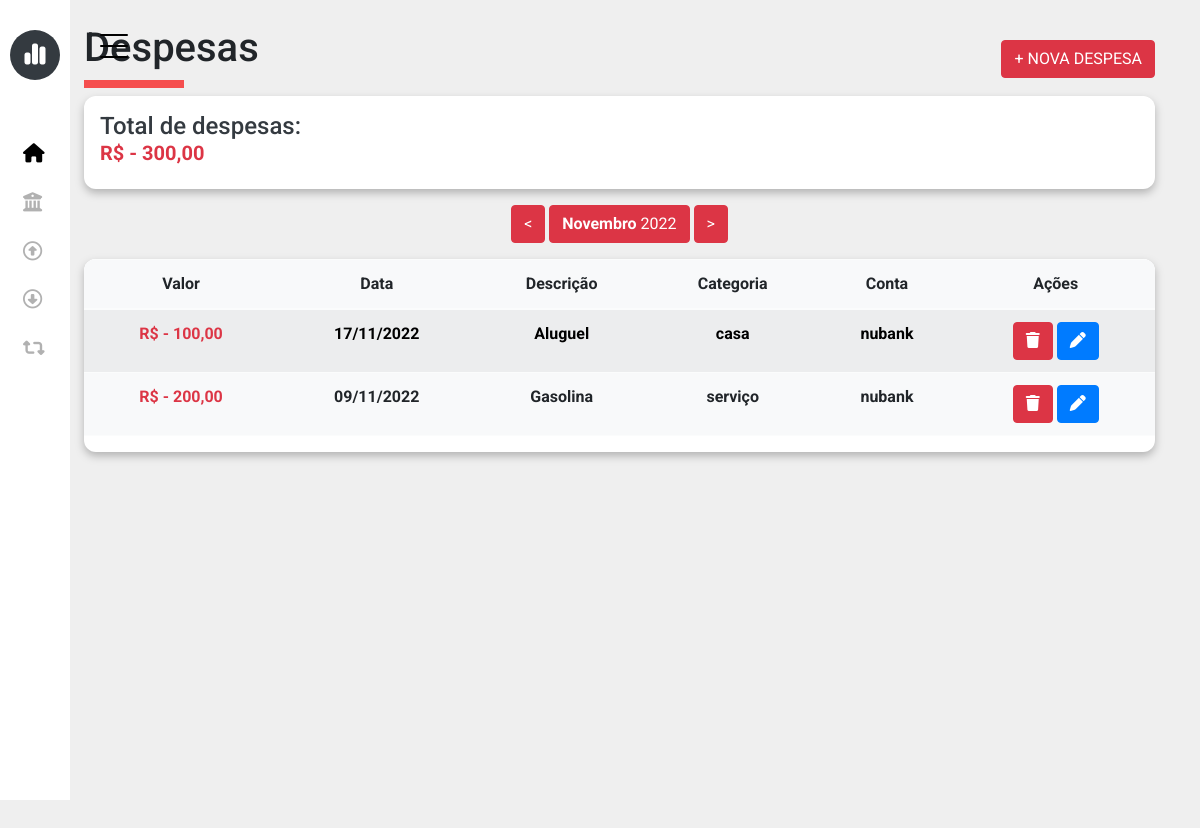
Page /project/frontend/registration/expense.php on the earlier database version.
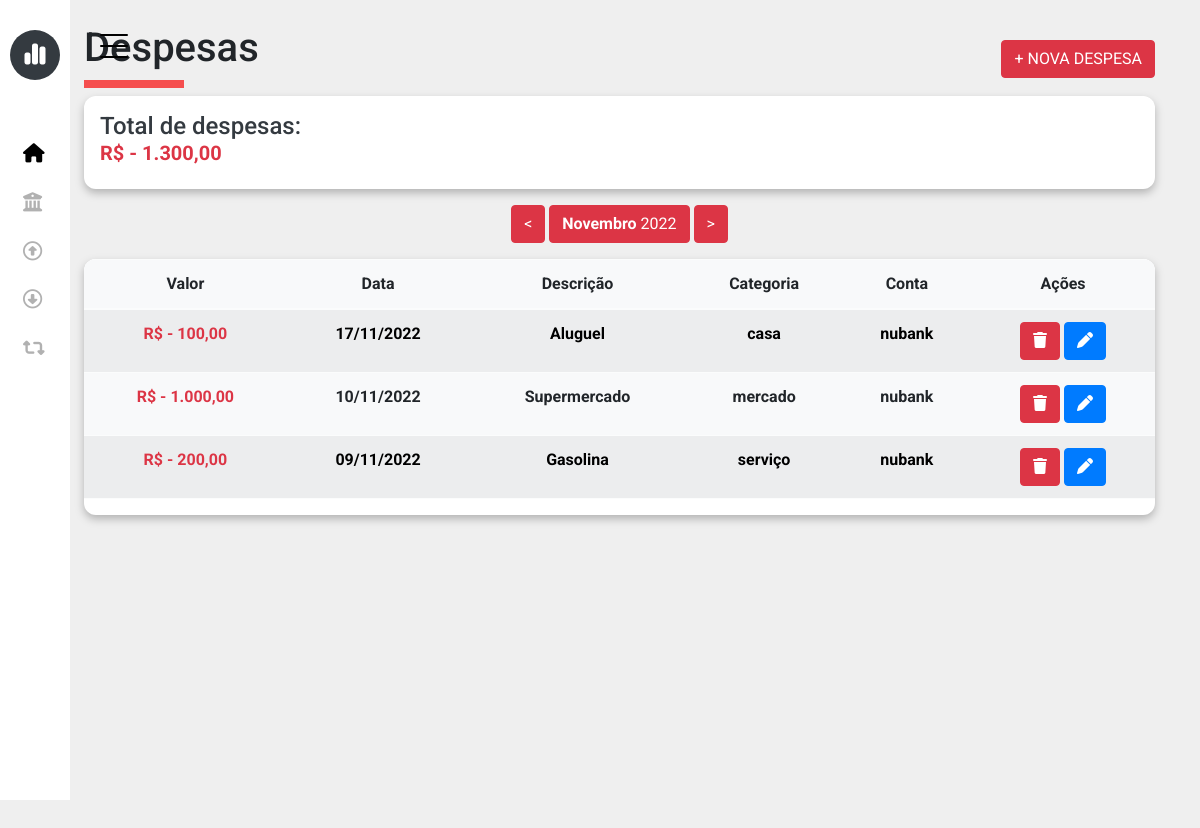
Same page on the later database version.
### tables this page shows
CREATE TABLE `finance` (
  `id` int(11) NOT NULL,
  `account_id` int(11) NOT NULL,
  `category_id` int(11) NOT NULL,
  `value` double NOT NULL,
  `type` varchar(45) NOT NULL,
  `status` varchar(45) NOT NULL,
  `description` varchar(50) NOT NULL,
  `date` datetime NOT NULL,
  `created_at` datetime NOT NULL DEFAULT current_timestamp(),
  `updated_at` datetime NOT NULL DEFAULT current_timestamp() ON UPDATE current_timestamp()
);

CREATE TABLE `category` (
  `id` int(11) NOT NULL,
  `name` varchar(45) NOT NULL,
  `icon` varchar(255) NOT NULL,
  `type` varchar(45) NOT NULL,
  `created_at` datetime NOT NULL DEFAULT current_timestamp(),
  `updated_at` datetime NOT NULL DEFAULT current_timestamp() ON UPDATE current_timestamp()
);

CREATE TABLE `account` (
  `id` int(11) NOT NULL,
  `name` varchar(45) NOT NULL,
  `balance` double NOT NULL,
  `created_at` datetime NOT NULL DEFAULT current_timestamp(),
  `updated_at` datetime NOT NULL DEFAULT current_timestamp() ON UPDATE current_timestamp()
);

### project/backend/config/connection.php (called while the page is built)
<?php
class Database {
    function connection() {
        try {
            $host = "localhost";
            $username = "root";
            $password = "";
            $dbname = "openfinance";
            $conection = new PDO(
                'mysql:host='. $host. ';dbname='. $dbname,
                $username,
                $password,
                array(
                    PDO::MYSQL_ATTR_INIT_COMMAND => "SET NAMES utf8",
                )
            );
            $conection->setAttribute(PDO::ATTR_ERRMODE, PDO::ERRMODE_EXCEPTION);
            return $conection;
        } catch (PDOException $exception) {
            return $exception->getMessage();
        }
    }
}

### project/frontend/registration/expense.php (the view, shortened to what this page needs)
<?php include_once("../includes/header.php"); ?>
<?php include_once("../includes/sidebar.php"); ?>
<?php
$sql = ("SELECT * FROM `finance` WHERE `type` = 'EXPENSE' ORDER BY `date` DESC ");
$expenses = $connection->connection()->query($sql)->fetchAll(PDO::FETCH_ASSOC);
$sqlCategorys = ("SELECT * FROM `category` WHERE `type` = 'EXPENSE' ");
$categorys = $connection->connection()->query($sqlCategorys)->fetchAll(PDO::FETCH_ASSOC);
?>
<?php
function getCategory($id)
{
    $connection = new Database();
    $sqlCategory = ("SELECT * FROM `category` WHERE `id` = '$id' ");
    $categorys = $connection->connection()->query($sqlCategory)->fetchAll(PDO::FETCH_ASSOC);
    foreach ($categorys as $category) {
        echo $category['name'];
    }
}
?>
<?php
function getAccount($id)
{
    $connection = new Database();
    $sqlAccount = ("SELECT * FROM `account` WHERE `id` = '$id' ");
    $Accounts = $connection->connection()->query($sqlAccount)->fetchAll(PDO::FETCH_ASSOC);
    foreach ($Accounts as $Account) {
        echo $Account['name'];
    }
}
?>
<?php
function getExpense()
{
    $connection = new Database();
    $sqlExpense = ("SELECT SUM(value) FROM `finance` WHERE type = 'EXPENSE'");
    $expense = $connection->connection()->query($sqlExpense)->fetchAll(PDO::FETCH_ASSOC);
    foreach ($expense as $expenseValue) {
        echo number_format($expenseValue['SUM(value)'],2,",",".");
    }
}
?>
<div class="container">
    <div class="row ms-4">
        <div class="col-md-6 mt-4">
            <h1>Despesas</h1>
        </div>
        <div class="col-md-6 mt-4 text-end">
            <button class="mt-3 btn btn-danger" id="btn-open-modal-expense" type="button">+ NOVA DESPESA</button>
        </div>
        <div class="col-md-12">
            <div class="line-red"></div>
        </div>
        <div class="col-md-12 mt-2">
            <div class="p-3 text-dark" id="expense-total">
                <h4>Total de despesas:</h4>
                <h5 class="text-danger"><b>R$ - <?php getExpense()?></b></h5>
            </div>
        </div>
        <div class="col-md-12 mt-3 text-center">
            <div class="">
                <button class="btn btn-danger"><</button>
                <button class="btn btn-danger"><b>Novembro</b> 2022</button>
                <button class="btn btn-danger">></button>
            </div>
        </div>
            <div class="col-md-12 mt-3 text-center">
                <div id="div-table">
                    <table class="table table-light table-striped">
                        <thead>
                            <tr>
                                <th>Valor</th>
                                <th>Data</th>
                                <th>Descrição</th>
                                <th>Categoria</th>
                                <th>Conta</th>
                                <th>Ações</th>
                            </tr>
                        </thead>
                        <tbody>
                            <?php foreach ($expenses as $expense) { ?>
                                <tr>
                                    <th class="text-danger"><?php echo "R$ - ". number_format($expense['value'],2,",","."); ?></th>
                                    <th><?php echo date('d/m/Y', strtotime($expense['date'])); ?></th>
                                    <th><?php echo $expense['description'] ?></th>
                                    <th><?php echo getCategory($expense['category_id']) ?></th>
                                    <th><?php echo getAccount($expense['account_id']) ?></th>
                                    <th>
                                        <button class="btn btn-danger btn-delete-expense" type="button"><i class="fa-solid fa-trash"></i></button>
                                        <button class="btn btn-primary btn-edit-expense" type="button"><i class="fa-solid fa-pen"></i></button>
                                    </th>
                                </tr>
                            <?php } ?>
                        </tbody>
                    </table>
                </div>
            </div>
        </div>
        <div class="flow"></div>
    </div>
<?php include_once("../includes/footer.php"); ?>

### project/frontend/includes/header.php (shortened to what this page needs)
<!DOCTYPE html>
<html lang="pt-BR">
<head>
  <link rel="stylesheet" href="../css/style.css">
  <link href="https://cdn.jsdelivr.net/npm/bootstrap@5.2.1/dist/css/bootstrap.min.css" rel="stylesheet">
  <link rel="stylesheet" href="https://cdn.jsdelivr.net/npm/bootstrap-icons@1.9.1/font/bootstrap-icons.css">
  <link rel="stylesheet" href="../framework/sidebar/fonts/icomoon/style.css">
  <link rel="stylesheet" href="../framework/sidebar/css/owl.carousel.min.css">
  <link rel="stylesheet" href="../framework/sidebar/css/bootstrap.min.css">
  <link rel="stylesheet" href="../framework/sidebar/css/style.css">
  <link href="https://cdn.jsdelivr.net/npm/select2@4.1.0-rc.0/dist/css/select2.min.css" rel="stylesheet" />
</head>
<body>
  <?php
  require("../../backend/config/connection.php");
  ?>

### project/frontend/includes/sidebar.php (shortened to what this page needs)
<aside class="sidebar">
    <div class="toggle">
        <a href="#" class="burger js-menu-toggle" data-toggle="collapse" data-target="#main-navbar">
            <span></span>
        </a>
    </div>
    <div class="side-inner">
        <div class="logo-wrap">
            <div class="logo bg-dark">
                <span><i class="fa-solid fa-chart-simple"></i></span>
            </div>
        </div>
        <div class="nav-menu">
            <ul>
                <li class="active"><a href="../main/index.php" class="d-flex align-items-center"><span class="wrap-icon mr-3"><i class="fa-sharp fa-solid fa-house"></i></span><span class="menu-text">Dashboard</span></a></li>
                <li><a href="#" class="d-flex align-items-center"><span class="wrap-icon mr-3"><i class="fa-solid fa-building-columns"></i></span><span class="menu-text"> Saldo</span></a></li>
                <li><a href="#" class="d-flex align-items-center"><span class="wrap-icon mr-3"><i class="fa-regular fa-circle-up"></i></span><span class="menu-text">Receitas</span></a></li>
                <li><a href="../registration/expense.php" class="d-flex align-items-center"><span class="wrap-icon mr-3"><i class="fa-regular fa-circle-down"></i></span><span class="menu-text">Depesas</span></a></li>
                <li><a href="#" class="d-flex align-items-center"><span class="wrap-icon mr-3"><i class="fa-solid fa-retweet"></i></span><span class="menu-text">Transações</span></a></li>
            </ul>
        </div>
    </div>
</aside>

### project/frontend/includes/footer.php (shortened to what this page needs)
</body>
</html>

### project/frontend/css/style.css (style rules this page uses)
body { background: rgb(255, 255, 255); font-family: Arial, Helvetica, sans-serif; }
a { text-decoration: none !important; }
h4 { margin: 0px !important; text-align: start !important; }
.flow { height: 1000px !important; }
.line-red { background-color: rgb(245, 78, 78); width: 100px; height: 8px; }
#expense-total { background-color: rgb(255, 255, 255); border-radius: 12px; filter: drop-shadow(0px 4px 4px rgba(0, 0, 0, 0.25)); width: 100%; }
#div-table { background-color: rgb(255, 255, 255); border-radius: 12px; filter: drop-shadow(0px 4px 4px rgba(0, 0, 0, 0.25)); overflow: hidden; }

Differences in the rows shown:
added finance: value "1.000,00", date "10/11/2022", description "Supermercado", account (name "nubank")
now on this page (row unchanged): category: name "mercado", shown under "1.000,00"
Other differences:
new list line: "1.300,00"
list line gone: "300,00"
